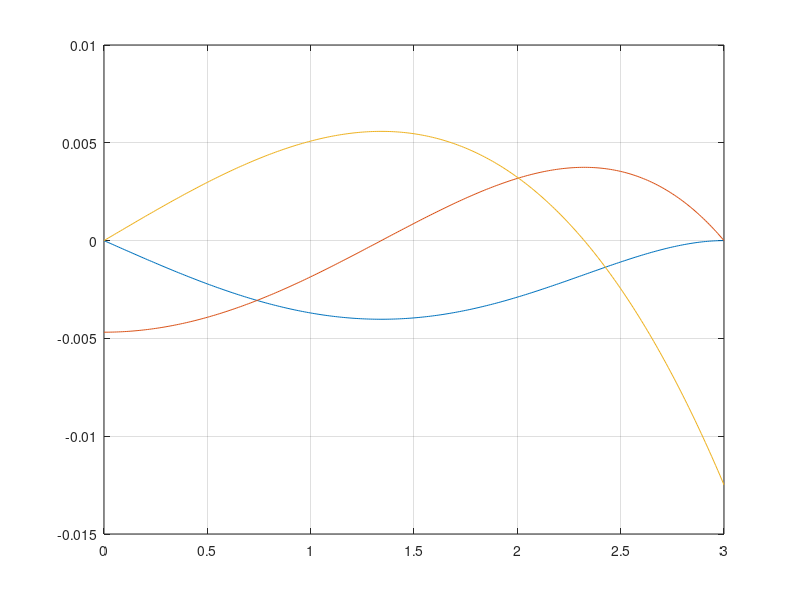

Reproduce this figure in MATLAB.
close all
clc
clear all
q = 0.333;    % kN/cm
E = 10000;    % kN/cm^2; 10 GPa (osso)
I = 0.0016;   % cm^4
L = 3;        % cm

y = @(x)(q/(120*E*I*L)*(-x^5+2*L^2*x^3-L^4*x))
yd = @(x)(q/(120*E*I*L)*(-5*x^4+6*L^2*x^2-L^4))
ydd = @(x)(q/(120*E*I*L)*(-20*x^3+12*L^2*x))


x = 0:0.01:L;
y_val = zeros(length(x),1);
yd_val = zeros(length(x),1);
ydd_val = zeros(length(x),1);

for ii = 1:length(x)
  y_val(ii) = y(x(ii));
  yd_val(ii) = yd(x(ii));
  ydd_val(ii) = ydd(x(ii));
endfor

plot(x, y_val)
hold on
plot(x, yd_val)
plot(x, ydd_val)
grid on
hold off

x_max = zeros(5,1);
x_max(1) = 2;

for ii = 1:length(x_max)-1
  x_max(ii+1) = x_max(ii) - yd(x_max(ii))/ydd(x_max(ii));
  x_max(ii)
endfor

y(x_max(end))

##fminbnd(y, 0, L);
